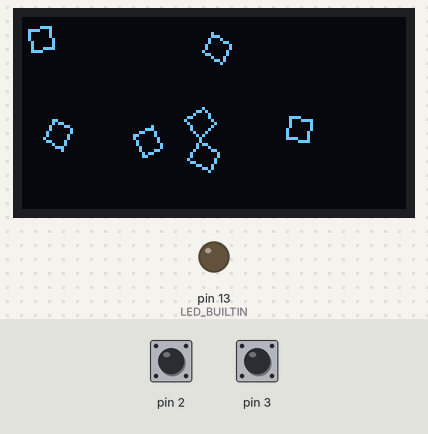
Recording of a program running on a simulated Arduino Nano, built with avr-gcc and run on an emulated ATmega328P. Shown: 128×64 one-colour display, output pins drawn as LEDs (lit = HIGH). The inputs (shaded band) are chosen by the test bench; at power-on: pin 3 HIGH, pin 2 HIGH. Random numbers use the default seed unless the program sets one; what the program prints to the serial monitor is not drawn.

Above: at 2.2 s.
2.3 s: pin 3 pulled LOW for 0.15 s
At 2.8 s:
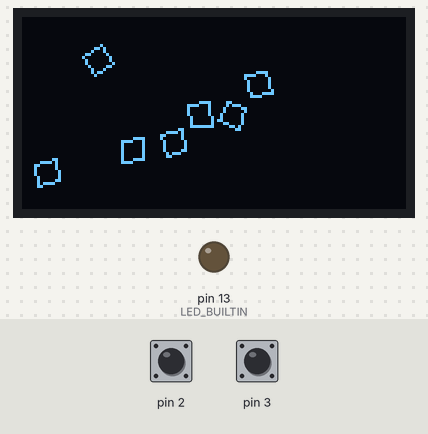
3.0 s: pin 2 pulled LOW for 0.15 s
At 3.42 s:
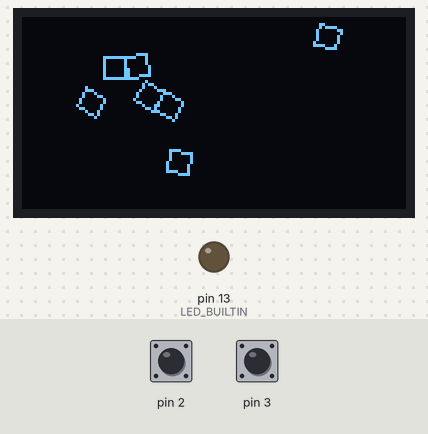
3.7 s: pin 3 pulled LOW for 1 s
At 4.04 s:
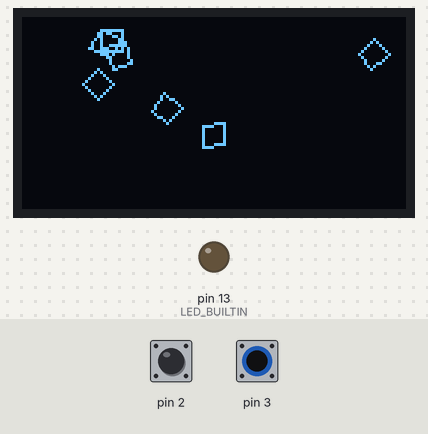
5.3 s: pin 2 pulled LOW for 1 s
At 5.58 s:
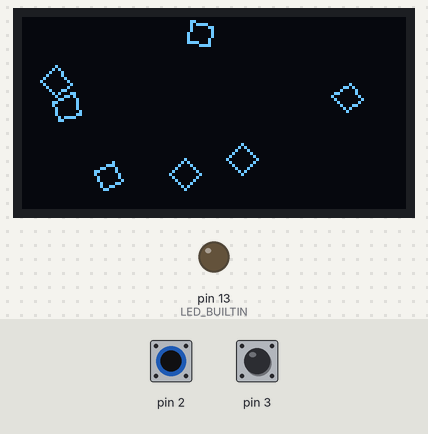
6.9 s: pin 2 driven LOW and pin 3 driven LOW
At 7.13 s:
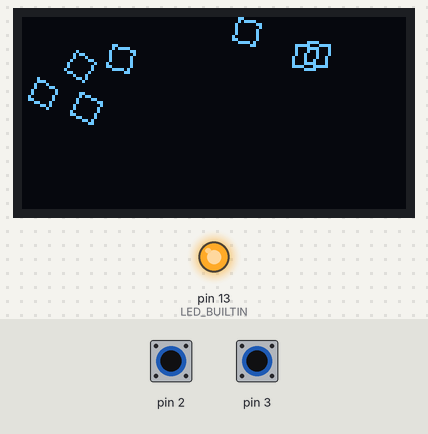
Timing chart, 0 to 9.9 s (numbered marks = the images above; inputs shaded):
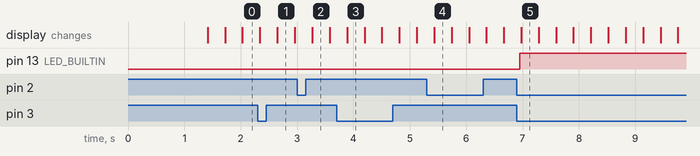

Measured:
- after the input at 6.9 s, pin 13 (LED_BUILTIN): LOW → HIGH after 0.05 s

The program:

main.cpp
```cpp
#include <Arduino.h>
#include <SPI.h>
#include <Wire.h>
#include <Adafruit_GFX.h>
#include <Adafruit_SSD1306.h>
#include <Bounce2.h>

#define SCREEN_WIDTH 128
#define SCREEN_HEIGHT 64
#define I2C_ADDRESS 0x3C
#define OLED_RESET -1
#define PIXEL_COUNT 7
#define PIXEL_SIZE 10

struct Pixel
{
    float x;
    float y;
    float dx;
    float dy;
    float rotation;
};

struct Point
{
    float x;
    float y;
};

Adafruit_SSD1306 display(SCREEN_WIDTH, SCREEN_HEIGHT, &Wire, OLED_RESET);
Bounce keyD2;
Bounce keyD3;
int diodeState = LOW;
float pixelSpeed = 1.0;
Pixel pixels[PIXEL_COUNT];

void animationInitialize();
void animationUpdate();
void pixelDraw(Pixel *pixel);
void pixelNormalize(Pixel *pixel);

void setup()
{
    Serial.begin(9600);

    Wire.begin();

    Serial.println("Scanning I2C devices...");

    if (!display.begin(SSD1306_SWITCHCAPVCC, I2C_ADDRESS))
    {
        Serial.println("SSD1306 allocation failed");
        for (;;)
            ;
    }

    display.clearDisplay();
    display.setTextSize(1);
    display.setTextColor(SSD1306_WHITE);
    display.setCursor(0, 0);
    display.print(F("Polduino Ano V1 "));
    display.display();
    delay(1000);

    keyD2.attach(DD2, INPUT_PULLUP);
    keyD3.attach(DD3, INPUT_PULLUP);
    keyD2.interval(5);
    keyD3.interval(5);

    pinMode(LED_BUILTIN, OUTPUT);
    animationInitialize();
}

void loop()
{
    display.clearDisplay();
    display.setCursor(0, 0);
    keyD2.update();
    keyD3.update();
    animationUpdate();

    if (keyD2.fell())
    {
        pixelSpeed -= 1;
    }

    if (keyD3.fell())
    {
        pixelSpeed += 1;
    }

    pixelSpeed = constrain(pixelSpeed, 1, 5);

    if (keyD2.fell() && keyD3.fell())
    {
        diodeState = !diodeState;
    }

    digitalWrite(LED_BUILTIN, diodeState);
    display.display();
}

void animationInitialize()
{
    for (int i = 0; i < PIXEL_COUNT; i++)
    {
        pixels[i].x = random(0, SCREEN_WIDTH);
        pixels[i].y = random(0, SCREEN_HEIGHT);
        pixels[i].dx = random(-100, 101) / 100.0;
        pixels[i].dy = random(-100, 101) / 100.0;
        pixelNormalize(pixels + i);
        pixels[i].rotation = random(0, 360) / 180.0 * PI;
    }
}

void animationUpdate()
{
    for (int i = 0; i < PIXEL_COUNT; i++)
    {
        pixels[i].x += pixels[i].dx * pixelSpeed;
        pixels[i].y += pixels[i].dy * pixelSpeed;
        pixels[i].rotation += pixels[i].dx * pixels[i].dy;

        if (pixels[i].x < (PIXEL_SIZE / 2) || pixels[i].x >= (SCREEN_WIDTH - PIXEL_SIZE))
        {
            pixels[i].dx *= -1;
        }
        if (pixels[i].y < (PIXEL_SIZE / 2) || pixels[i].y >= (SCREEN_HEIGHT - PIXEL_SIZE))
        {
            pixels[i].dy *= -1;
        }

        pixelDraw(pixels + i);
    }
}

void pixelDraw(Pixel *pixel)
{
    Point p1, p2, p3, p4;
    p1.x = pixel->x + (PIXEL_SIZE / 2) * cos(pixel->rotation);
    p1.y = pixel->y + (PIXEL_SIZE / 2) * sin(pixel->rotation);
    p2.x = pixel->x + (PIXEL_SIZE / 2) * cos(pixel->rotation + PI / 2);
    p2.y = pixel->y + (PIXEL_SIZE / 2) * sin(pixel->rotation + PI / 2);
    p3.x = pixel->x + (PIXEL_SIZE / 2) * cos(pixel->rotation + PI);
    p3.y = pixel->y + (PIXEL_SIZE / 2) * sin(pixel->rotation + PI);
    p4.x = pixel->x + (PIXEL_SIZE / 2) * cos(pixel->rotation + 3 * PI / 2);
    p4.y = pixel->y + (PIXEL_SIZE / 2) * sin(pixel->rotation + 3 * PI / 2);

    display.drawLine(p1.x, p1.y, p2.x, p2.y, SSD1306_WHITE);
    display.drawLine(p2.x, p2.y, p3.x, p3.y, SSD1306_WHITE);
    display.drawLine(p3.x, p3.y, p4.x, p4.y, SSD1306_WHITE);
    display.drawLine(p4.x, p4.y, p1.x, p1.y, SSD1306_WHITE);
}

void pixelNormalize(Pixel *pixel)
{
    double length = sqrt(pixel->dx * pixel->dx + pixel->dy * pixel->dy);
    if (length > 0)
    {
        pixel->dx /= length;
        pixel->dy /= length;
    }
}
```
